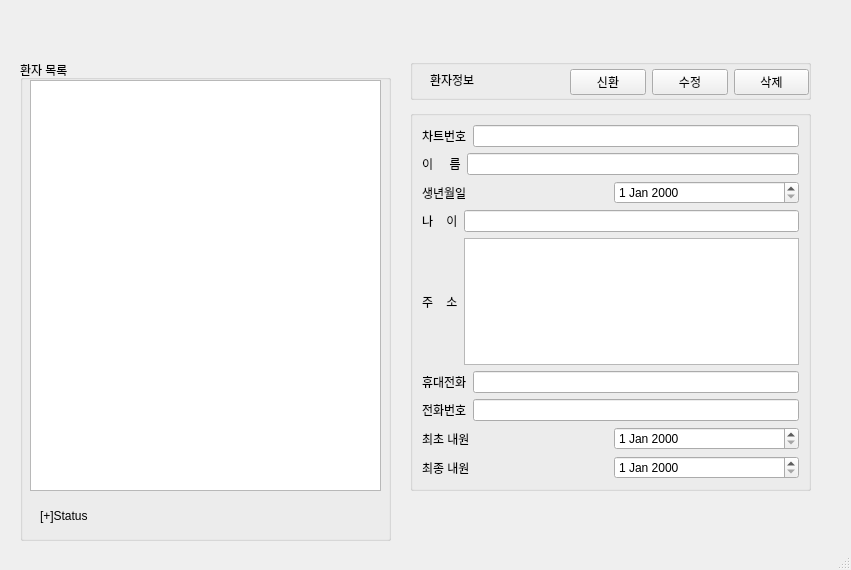
<?xml version="1.0" encoding="UTF-8"?>
<ui version="4.0">
 <class>MainWindow</class>
 <widget class="QMainWindow" name="MainWindow">
  <property name="geometry">
   <rect>
    <x>0</x>
    <y>0</y>
    <width>851</width>
    <height>570</height>
   </rect>
  </property>
  <property name="windowTitle">
   <string>MainWindow</string>
  </property>
  <widget class="QWidget" name="centralwidget">
   <widget class="QLabel" name="label">
    <property name="geometry">
     <rect>
      <x>40</x>
      <y>500</y>
      <width>111</width>
      <height>31</height>
     </rect>
    </property>
    <property name="text">
     <string>[+]Status</string>
    </property>
   </widget>
   <widget class="QGroupBox" name="groupBox">
    <property name="geometry">
     <rect>
      <x>410</x>
      <y>110</y>
      <width>401</width>
      <height>381</height>
     </rect>
    </property>
    <property name="title">
     <string/>
    </property>
    <layout class="QVBoxLayout" name="verticalLayout">
     <item>
      <layout class="QHBoxLayout" name="horizontalLayout">
       <item>
        <widget class="QLabel" name="label_pntuid">
         <property name="text">
          <string>차트번호</string>
         </property>
        </widget>
       </item>
       <item>
        <widget class="QLineEdit" name="lineEdit_pntuid"/>
       </item>
      </layout>
     </item>
     <item>
      <layout class="QHBoxLayout" name="horizontalLayout_2">
       <item>
        <widget class="QLabel" name="label_pntname">
         <property name="text">
          <string>이     름</string>
         </property>
        </widget>
       </item>
       <item>
        <widget class="QLineEdit" name="lineEdit_pntname"/>
       </item>
      </layout>
     </item>
     <item>
      <layout class="QHBoxLayout" name="horizontalLayout_3">
       <item>
        <widget class="QLabel" name="label_birthdate">
         <property name="text">
          <string>생년월일</string>
         </property>
        </widget>
       </item>
       <item>
        <widget class="QDateEdit" name="dateEdit_birthdate"/>
       </item>
      </layout>
     </item>
     <item>
      <layout class="QHBoxLayout" name="horizontalLayout_4">
       <item>
        <widget class="QLabel" name="label_age">
         <property name="text">
          <string>나    이</string>
         </property>
        </widget>
       </item>
       <item>
        <widget class="QLineEdit" name="lineEdit_age"/>
       </item>
      </layout>
     </item>
     <item>
      <layout class="QHBoxLayout" name="horizontalLayout_5">
       <item>
        <widget class="QLabel" name="label_adrr">
         <property name="text">
          <string>주    소</string>
         </property>
        </widget>
       </item>
       <item>
        <widget class="QTextEdit" name="textEdit_adrr"/>
       </item>
      </layout>
     </item>
     <item>
      <layout class="QHBoxLayout" name="horizontalLayout_6">
       <item>
        <widget class="QLabel" name="label_hpno">
         <property name="text">
          <string>휴대전화</string>
         </property>
        </widget>
       </item>
       <item>
        <widget class="QLineEdit" name="lineEdit_hpno"/>
       </item>
      </layout>
     </item>
     <item>
      <layout class="QHBoxLayout" name="horizontalLayout_7">
       <item>
        <widget class="QLabel" name="label_hometel">
         <property name="text">
          <string>전화번호</string>
         </property>
        </widget>
       </item>
       <item>
        <widget class="QLineEdit" name="lineEdit_hometel"/>
       </item>
      </layout>
     </item>
     <item>
      <layout class="QHBoxLayout" name="horizontalLayout_8">
       <item>
        <widget class="QLabel" name="label_FirstVisitDate">
         <property name="text">
          <string>최초 내원</string>
         </property>
        </widget>
       </item>
       <item>
        <widget class="QDateEdit" name="dateEdit_FirstVisitDate"/>
       </item>
      </layout>
     </item>
     <item>
      <layout class="QHBoxLayout" name="horizontalLayout_9">
       <item>
        <widget class="QLabel" name="label_LastVisitDate">
         <property name="text">
          <string>최종 내원</string>
         </property>
        </widget>
       </item>
       <item>
        <widget class="QDateEdit" name="dateEdit_LastVisitDate"/>
       </item>
      </layout>
     </item>
    </layout>
   </widget>
   <widget class="QGroupBox" name="groupBox_2">
    <property name="geometry">
     <rect>
      <x>410</x>
      <y>59</y>
      <width>401</width>
      <height>41</height>
     </rect>
    </property>
    <property name="title">
     <string/>
    </property>
    <widget class="QLabel" name="label_2">
     <property name="geometry">
      <rect>
       <x>20</x>
       <y>10</y>
       <width>61</width>
       <height>21</height>
      </rect>
     </property>
     <property name="text">
      <string>환자정보</string>
     </property>
    </widget>
    <widget class="QWidget" name="">
     <property name="geometry">
      <rect>
       <x>160</x>
       <y>10</y>
       <width>239</width>
       <height>26</height>
      </rect>
     </property>
     <layout class="QHBoxLayout" name="horizontalLayout_10">
      <item>
       <widget class="QPushButton" name="pushButton_save">
        <property name="text">
         <string>신환</string>
        </property>
       </widget>
      </item>
      <item>
       <widget class="QPushButton" name="pushButton_Edit">
        <property name="text">
         <string>수정</string>
        </property>
       </widget>
      </item>
      <item>
       <widget class="QPushButton" name="pushButton">
        <property name="text">
         <string>삭제</string>
        </property>
       </widget>
      </item>
     </layout>
    </widget>
   </widget>
   <widget class="QGroupBox" name="groupBox_3">
    <property name="geometry">
     <rect>
      <x>20</x>
      <y>60</y>
      <width>371</width>
      <height>481</height>
     </rect>
    </property>
    <property name="title">
     <string>환자 목록</string>
    </property>
    <widget class="QTableView" name="tableView">
     <property name="geometry">
      <rect>
       <x>10</x>
       <y>20</y>
       <width>351</width>
       <height>411</height>
      </rect>
     </property>
    </widget>
   </widget>
  </widget>
  <widget class="QMenuBar" name="menubar">
   <property name="geometry">
    <rect>
     <x>0</x>
     <y>0</y>
     <width>851</width>
     <height>22</height>
    </rect>
   </property>
  </widget>
  <widget class="QStatusBar" name="statusbar"/>
 </widget>
 <resources/>
 <connections/>
</ui>
